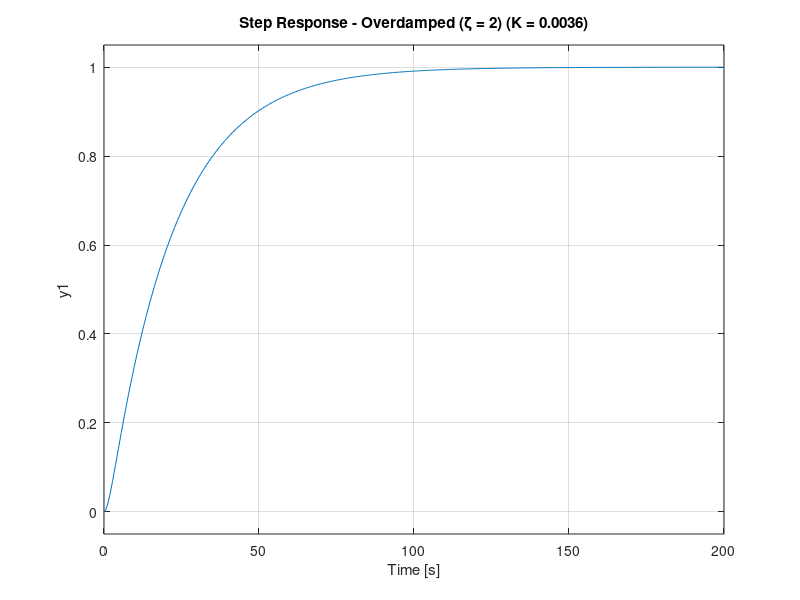
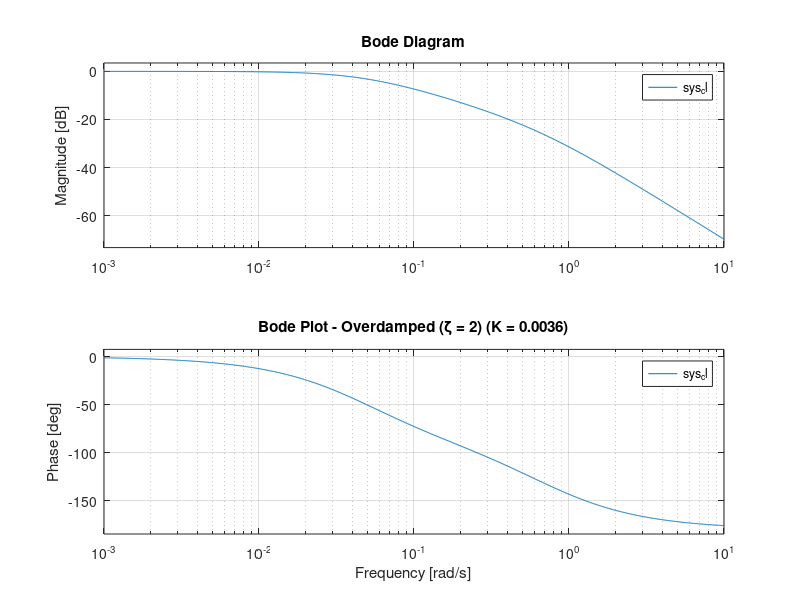

These charts were generated, in order, by the following MATLAB code: (Note: this script raises an error after producing the figures.)
%2022e116
% Closed-Loop System Step and Frequency Response for Given ζ

clc; clear;

a = 9;
b = 0.7224;

% K values for different damping ratios
K_over = 0.0036;   % Overdamped (ζ = 2)
K_crit = 0.0145;   % Critically damped (ζ = 1)
K_under = 0.058;   % Underdamped (ζ = 0.5)

K_values = [K_over, K_crit, K_under];
damping_labels = {'Overdamped (ζ = 2)', 'Critically Damped (ζ = 1)', 'Underdamped (ζ = 0.5)'};

% Preallocate for result table
results = [];

for i = 1:length(K_values)
    K = K_values(i);
    label = damping_labels{i};
    
    num = a * K;
    den = [1, b, a*K];
    sys_cl = tf(num, den);

    % Step response plot
    figure;
    step(sys_cl);
    title(['Step Response - ', label, ' (K = ', num2str(K), ')']);
    grid on;

    % Bode plot
    figure;
    bode(sys_cl);
    title(['Bode Plot - ', label, ' (K = ', num2str(K), ')']);
    grid on;

    % Get response metrics
    S = stepinfo(sys_cl);
    steady_state_val = dcgain(sys_cl);  % For offset calculation (1 - steady-state gain)

    % Display and store metrics
    fprintf('%s\n', label);
    fprintf('K = %.4f\n', K);
    fprintf('Rise Time = %.4f s\n', S.RiseTime);
    fprintf('Overshoot = %.2f %%\n', S.Overshoot);
    fprintf('Settling Time = %.4f s\n', S.SettlingTime);
    fprintf('Steady-State Error = %.4f\n\n', abs(1 - steady_state_val));

    results = [results; K, S.RiseTime, S.Overshoot, S.SettlingTime, abs(1 - steady_state_val)];
end

% Display results in table form
T = array2table(results, ...
    'VariableNames', {'K', 'RiseTime', 'Overshoot_pct', 'SettlingTime', 'Offset'});
disp('Step Response Characteristics Summary:');
disp(T);
